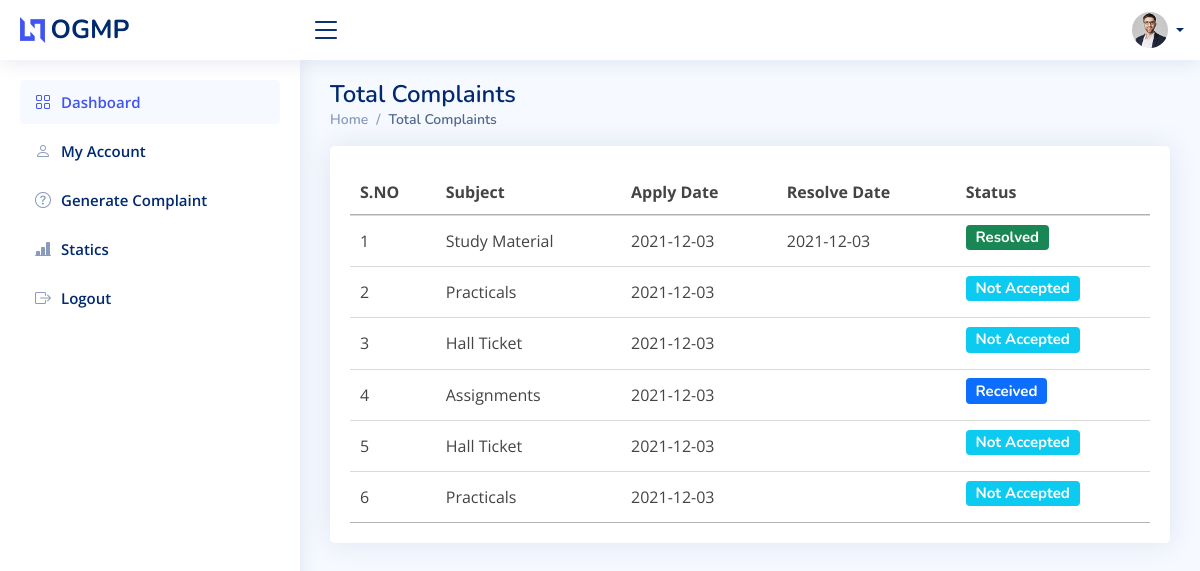
The app's page /stats.php with its own data.
### tables this page shows
CREATE TABLE `queries` (
  `id` int(11) NOT NULL,
  `name` varchar(150) NOT NULL,
  `email` varchar(150) NOT NULL,
  `subject` text NOT NULL,
  `message` text NOT NULL,
  `t_email` varchar(55) NOT NULL,
  `t_name` varchar(55) NOT NULL,
  `q_date` varchar(25) NOT NULL,
  `q_time` varchar(25) NOT NULL,
  `update_date` varchar(25) NOT NULL,
  `status` int(5) NOT NULL
);

### stats.php (the view, shortened to what this page needs)
<?php
include_once("include/database.php");
?>
<!DOCTYPE html>
<html lang="en">
<head>
  <link href="assets/vendor/bootstrap/css/bootstrap.min.css" rel="stylesheet">
  <link href="assets/vendor/bootstrap-icons/bootstrap-icons.css" rel="stylesheet">
  <link href="assets/vendor/boxicons/css/boxicons.min.css" rel="stylesheet">
  <link href="assets/vendor/quill/quill.snow.css" rel="stylesheet">
  <link href="assets/vendor/quill/quill.bubble.css" rel="stylesheet">
  <link href="assets/vendor/remixicon/remixicon.css" rel="stylesheet">
  <link href="assets/vendor/simple-datatables/style.css" rel="stylesheet">
  <link href="assets/css/style.css" rel="stylesheet">
  <link rel="stylesheet" href="https://cdn.datatables.net/1.11.3/css/jquery.dataTables.min.css">
</head>
<body>
  <?php include_once("include/header.php"); ?>
  <?php include_once("include/sidebar.php"); ?>
  <main id="main" class="main">
    <div class="pagetitle">
      <h1>Total Complaints</h1>
      <nav>
        <ol class="breadcrumb">
          <li class="breadcrumb-item"><a href="index.html">Home</a></li>
          <li class="breadcrumb-item active">Total Complaints</li>
        </ol>
      </nav>
    </div>
    <section class="section">
      <div class="row">
        <div class="col-lg-12">
          <div class="card">
            <div class="card-body"><br>
              <table id="example" class="display" style="width:100%">
        <thead>
            <tr>
                <th>S.NO</th>
                <th>Subject</th>
                <th>Apply Date</th>
                <th>Resolve Date</th>
                <th>Status</th>
            </tr>
        </thead>
        <tbody>
            <?php
            $i = 1;
            $data1 = mysqli_query($conn, "select * from queries");
            if(mysqli_num_rows($data1) > 0){
            while($row = mysqli_fetch_array($data1)){
            ?>
            <tr>
            <tr>
                <td><?php echo $i; ?></td>
                <td><?php echo ucwords($row['subject']); ?></td>
                <td><?php echo ucwords($row['q_date']); ?></td>
                <td><?php echo ucwords($row['update_date']); ?></td>
                <td>
                    <?php if($row['status']==0){ ?>
                        <h5><span class="badge bg-info">Not Accepted</span></h5>
                    <?php } if($row['status']==1){ ?>
                        <h5><span class="badge bg-primary">Received</span></h5>
                    <?php } else if($row['status']==2){ ?>
                        <h5><span class="badge bg-warning">Pending</span></h5>
                    <?php } else if($row['status']==3){ ?>
                        <h5><span class="badge bg-success">Resolved</span></h5>
                    <?php } ?>
                </td>
            </tr>
            <?php $i++; } } ?>
        </tbody>
        </table>
            </div>
          </div>
        </div>
      </div>
    </section>
  </main>
</body>
</html>

### include/header.php (shortened to what this page needs)
<?php
$sql = mysqli_query($conn, "select * from users where email='".$_SESSION['email']."' ");
$data = mysqli_fetch_array($sql);
?>
<header id="header" class="header fixed-top d-flex align-items-center">
    <div class="d-flex align-items-center justify-content-between">
        <a href="index.php" class="logo d-flex align-items-center">
            <img src="assets/img/logo.png" alt="">
            <span class="d-none d-lg-block">OGMP</span>
        </a>
        <i class="bi bi-list toggle-sidebar-btn"></i>
    </div>
    <nav class="header-nav ms-auto">
        <ul class="d-flex align-items-center">
            <li class="nav-item dropdown pe-3">
                <a class="nav-link nav-profile d-flex align-items-center pe-0" href="#" data-bs-toggle="dropdown">
                    <img src="assets/img/profile-img.jpg" alt="Profile" class="rounded-circle">
                    <span class="d-none d-md-block dropdown-toggle ps-2"><?php echo ucwords($_SESSION['name']); ?></span>
                </a>
            </li>
        </ul>
    </nav>
</header>

### include/sidebar.php
<aside id="sidebar" class="sidebar">
    <ul class="sidebar-nav" id="sidebar-nav">
        <li class="nav-item">
            <a class="nav-link " href="index.php">
                <i class="bi bi-grid"></i>
                <span>Dashboard</span>
            </a>
        </li>
        <li class="nav-item">
            <a class="nav-link collapsed" href="profile.php">
                <i class="bi bi-person"></i>
                <span>My Account</span>
            </a>
        </li>
        <?php if($data['flag']==1){ ?>
        <li class="nav-item">
            <a class="nav-link collapsed" href="all_complaints.php">
                <i class="bi bi-question-circle"></i>
                <span>Total Complaint</span>
            </a>
        </li>
        <li class="nav-item">
            <a class="nav-link collapsed" href="all_stats.php">
                <i class="bi bi-bar-chart-line-fill"></i>
                <span>Statics</span>
            </a>
        </li>
        <?php } else{ ?>
        <li class="nav-item">
            <a class="nav-link collapsed" href="complaint.php">
                <i class="bi bi-question-circle"></i>
                <span>Generate Complaint</span>
            </a>
        </li>
        <li class="nav-item">
            <a class="nav-link collapsed" href="stats.php">
                <i class="bi bi-bar-chart-line-fill"></i>
                <span>Statics</span>
            </a>
        </li>
        <?php } ?>
        <li class="nav-item">
            <a class="nav-link collapsed" href="include/logout.php">
                <i class="bi bi-box-arrow-right"></i>
                <span>Logout</span>
            </a>
        </li>
    </ul>
</aside>

### assets/css/style.css (style rules this page uses)
:root { scroll-behavior: smooth; }
body { font-family: "Open Sans", sans-serif; background: #f6f9ff; color: #444444; }
a { color: #4154f1; text-decoration: none; }
h1, h2, h3, h4, h5, h6 { font-family: "Nunito", sans-serif; }
#main { margin-top: 60px; padding: 20px 30px; transition: all 0.3s; }
.pagetitle { margin-bottom: 10px; }
.pagetitle h1 { font-size: 24px; margin-bottom: 0; font-weight: 600; color: #012970; }
.card { margin-bottom: 30px; border: none; border-radius: 5px; box-shadow: 0px 0 30px rgba(1, 41, 112, 0.1); overflow: hidden; }
.card-body { padding: 0 20px 20px 20px; }
.breadcrumb { font-size: 14px; font-family: "Nunito", sans-serif; color: #899bbd; font-weight: 600; }
.breadcrumb a { color: #899bbd; transition: 0.3s; }
.breadcrumb .breadcrumb-item::before { color: #899bbd; }
.breadcrumb .active { color: #51678f; font-weight: 600; }
.logo { line-height: 1; }
@media (min-width: 1200px) { .logo { width: 280px; } }
.logo img { max-height: 26px; margin-right: 6px; }
.logo span { font-size: 26px; font-weight: 700; color: #012970; font-family: "Nunito", sans-serif; }
.header { transition: all 0.5s; z-index: 997; height: 60px; box-shadow: 0px 2px 20px rgba(1, 41, 112, 0.1); background-color: #fff; padding-left: 20px; }
.header .toggle-sidebar-btn { font-size: 32px; padding-left: 10px; cursor: pointer; color: #012970; }
.header-nav ul { list-style: none; }
.header-nav > ul { margin: 0; padding: 0; }
.header-nav .nav-profile { color: #012970; }
.header-nav .nav-profile img { max-height: 36px; }
.header-nav .nav-profile span { font-size: 14px; font-weight: 600; }
.sidebar { position: fixed; top: 60px; left: 0; bottom: 0; width: 300px; z-index: 996; transition: all 0.3s; padding: 20px; overflow-y: auto; scrollbar-width: thin; scrollbar-color: #aab7cf transparent; box-shadow: 0px 0px 20px rgba(1, 41, 112, 0.1); background-color: #fff; }
@media (min-width: 1200px) { #main, #footer { margin-left: 300px; } }
.sidebar-nav { padding: 0; margin: 0; list-style: none; }
.sidebar-nav li { padding: 0; margin: 0; list-style: none; }
.sidebar-nav .nav-item { margin-bottom: 5px; }
.sidebar-nav .nav-link { display: flex; align-items: center; font-size: 15px; font-weight: 600; color: #4154f1; transition: 0.3; background: #f6f9ff; padding: 10px 15px; border-radius: 4px; }
.sidebar-nav .nav-link i { font-size: 16px; margin-right: 10px; color: #4154f1; }
.sidebar-nav .nav-link.collapsed { color: #012970; background: #fff; }
.sidebar-nav .nav-link.collapsed i { color: #899bbd; }

### records on screen
queries: subject "Study Material", q_date "2021-12-03", update_date "2021-12-03", status "Resolved"
queries: subject "Practicals", q_date "2021-12-03", status "Not Accepted"
queries: subject "Hall Ticket", q_date "2021-12-03", status "Not Accepted"
queries: subject "Assignments", q_date "2021-12-03", status "Received"
queries: subject "Hall Ticket", q_date "2021-12-03", status "Not Accepted"
queries: subject "Practicals", q_date "2021-12-03", status "Not Accepted"
